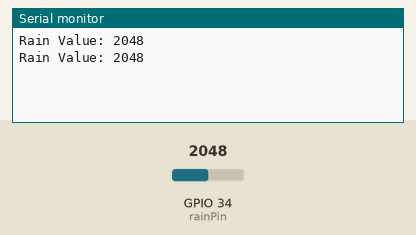
A sketch run on a simulated ESP32. Parts: the last lines printed to the serial monitor. The test bench sets the inputs (shaded band); at power-on: GPIO 34 (rainPin) = 2048.

Above: at 1.8 s.
1.9 s: GPIO 34 (rainPin) set to 2866
At 2.5 s:
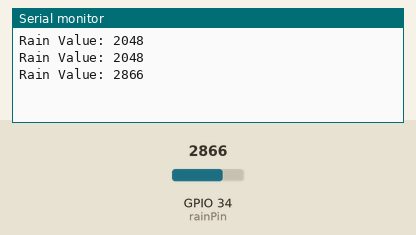
3.4 s: GPIO 34 (rainPin) set to 3603
At 4.8 s:
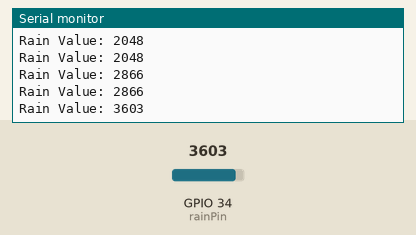
Timing chart, 0 to 6.4 s (numbered marks = the images above; inputs shaded):
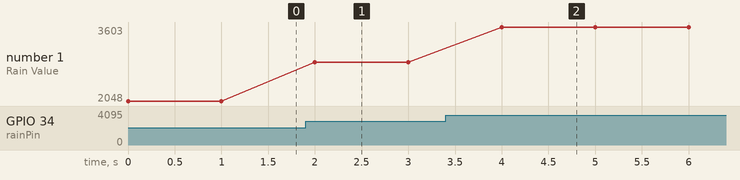

The sketch:

rain_sensor_test.ino
```cpp
int rainPin = 34;

void setup() {

  Serial.begin(115200);
}

void loop() {

  int rainValue = analogRead(rainPin);

  Serial.print("Rain Value: ");
  Serial.println(rainValue);

  delay(1000);
}
```

Measured:
- after the input at 1.9 s, the serial monitor: prints a new line after 0.10 s (image 1)
- after the input at 3.4 s, the serial monitor: prints a new line after 0.60 s (image 2)
- plotted number 1: 2048 → 2866 after the input at 1.9 s, 2866 → 3603 after the input at 3.4 s
